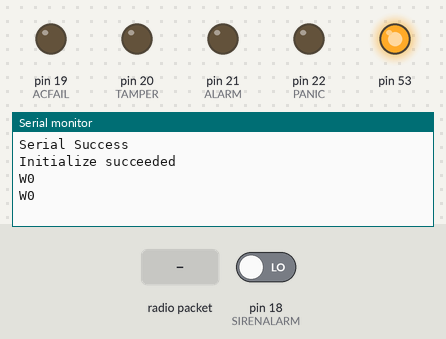
The sketch below on a simulated Arduino Mega 2560, built with avr-gcc and run on an emulated ATmega2560. Parts: output pins drawn as LEDs (lit = HIGH), the last lines printed to the serial monitor. The inputs (shaded band) are chosen by the test bench; at power-on: pin 18 (SIRENALARM) LOW. No radio packets arrive unless stated.

Above: at 1.2 s.
1.3 s: radio packet "W" arrives
At 2.0 s:
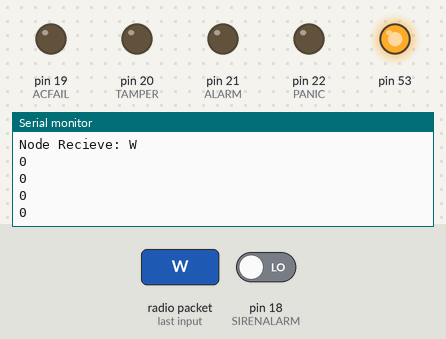
2.8 s: radio packet "0" arrives
At 3.09 s:
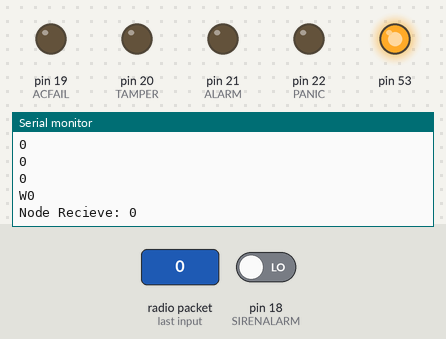

Measured:
- after the input at 1.3 s, the serial monitor: prints a new line at once (image 1)
- after the input at 2.8 s, the serial monitor: prints a new line at once (image 2)

The sketch:

LORA.ino
```cpp
#include <Arduino.h>
#include <LoRa.h>
#include <SPI.h>

void onReceive(int packetSize);
void LoRaSend(String message);
void ISHandleInterruptR();

// LORA RADIO PINS
#define LORA_BAND    868
#define SCK     15    // GPIO5  -- SX1278's SCK
#define MISO    14   // GPIO19 -- SX1278's MISO
#define MOSI    16   // GPIO27 -- SX1278's MOSI
#define CS      8   // GPIO18 -- SX1278's CS
#define RST     4   // GPIO14 -- SX1278's RESET
#define DI0     7   // GPIO26 -- SX1278's IRQ(Interrupt Request)

// Alarm side pins
#define SIRENALARM   18 // INPUT
#define ACFAIL 19 // OUTPUT
#define TAMPER 20 // OUTPUT
#define ALARM 21 // OUTPUT
#define PANIC 22 // OUTPUT

// bool AlarmState = 0;
bool SirenState = 0;
bool ACState = 0;
bool TamperState = 0;
bool AlarmState = 0;
bool PanicState = 0;

void setup() {
  //Pin setup
  pinMode(SIRENALARM,INPUT);
  pinMode(ACFAIL,OUTPUT);
  pinMode(TAMPER,OUTPUT);
  pinMode(ALARM,OUTPUT);
  pinMode(PANIC, OUTPUT);

  // Pin Interrupt Setup
  // attachInterrupt(digitalPinToInterrupt(SIRENALARM), HandleInterrupt, CHANGE);
  // Serial Setup
  Serial.begin(9600);   //9600 Baud
  while (!Serial);
  Serial.println("Serial Success");


  // Configure LORA Radio
  SPI.begin();
  LoRa.setPins(CS, RST, DI0);
  LoRa.setTxPower(14);
  LoRa.setSpreadingFactor(6);
  LoRa.onReceive(onReceive);
  if (!LoRa.begin(LORA_BAND * 1E6)) {
    Serial.println("Starting LoRa failed!");
    while (1);
  }
  LoRa.idle();
  Serial.println("Initialize succeeded");
}

void loop() {
  // put your main code here, to run repeatedly:
  if (ACState == 0) {
    digitalWrite(ACFAIL,LOW);
  }
  if (ACState == 1) {
    digitalWrite(ACFAIL,HIGH);
  }

  if (TamperState == 0) {
    digitalWrite(TAMPER,LOW);
  }
  if (TamperState == 1) {
    digitalWrite(TAMPER,HIGH);
  }

  if (AlarmState == 0) {
    digitalWrite(ALARM, LOW);
  }
  if (AlarmState == 1) {
    digitalWrite(ALARM, HIGH);
    delay(2000);
    digitalWrite(ALARM, LOW);
  }

  if (PanicState == 0) {
    digitalWrite(PANIC, LOW);
  }
  if (PanicState == 1) {
    digitalWrite(PANIC, HIGH);
    delay(2000);
    digitalWrite(PANIC, LOW);
  }


  SirenState = digitalRead(SIRENALARM);
  LoRaSend("W" + String(SirenState));
  Serial.println("W" + String(SirenState));
  delay(1000);
}

void LoRaSend(String message){
  LoRa.idle();
  LoRa.beginPacket();
  LoRa.print(message);
  LoRa.endPacket();
  LoRa.receive();
}

void onReceive(int packetSize) {
  String message = "";
  while (LoRa.available()) {
    message += (char)LoRa.read();
  }
  Serial.print("Node Recieve: ");
  Serial.println(message);

  if (message.charAt(0) == 'W') {
    if (message.charAt(1) == '0') {
      ACState = 0;
    }
    if (message.charAt(1) == '1') {
      ACState = 1;
    }

    if (message.charAt(2) == '0') {
      TamperState = 0;
    }
    if (message.charAt(2) == '1') {
      TamperState = 1;
    }

    if (message.charAt(3) == '0') {
      AlarmState = 0;
    }
    if (message.charAt(3) == '1') {
      AlarmState = 1;
    }

    if (message.charAt(4) == '0') {
      PanicState = 0;
    }
    if (message.charAt(4) == '1') {
      PanicState = 1;
    }
      Serial.println(String(PanicState));
    Serial.println(String(TamperState));
    Serial.println(String(ACState));
    Serial.println(String(AlarmState));
    }


  }

// }
```
